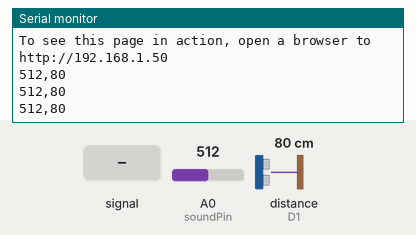
Simulated run of this program. Board: Arduino MKR. Shown: the last lines printed to the serial monitor. Wiring (inferred from the names in the program): ultrasonic range finder: trigger D2; echo D1. Inputs (shaded band) come from the test bench; at power-on: distance to the obstacle (sensor on D1) 80 cm, A0 (soundPin) = 512. The echo pulse lasts 58.3 µs per cm; WiFi joins after 1.5 s; servers stay silent unless stated.

Above: at 12.7 s.
12.8 s: A0 (soundPin) fed a 200 Hz sine of ±81 counts around its level
At 13.4 s:
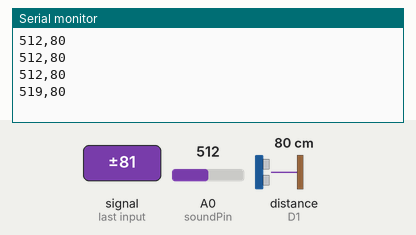
14.3 s: distance to the obstacle (sensor on D1) set to 18 cm
At 14.9 s:
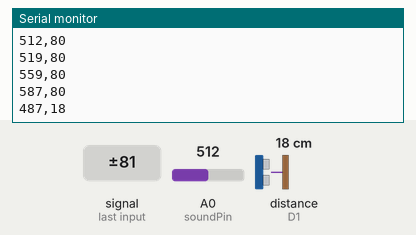
15.8 s: A0 (soundPin) set to 716
At 16.5 s:
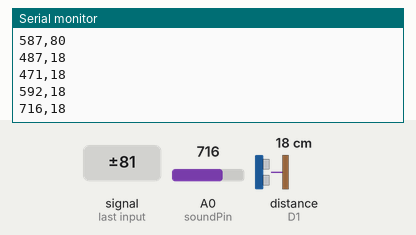
17.3 s: A0 (soundPin) fed a 1000 Hz sine of ±255 counts around its level
At 18.0 s:
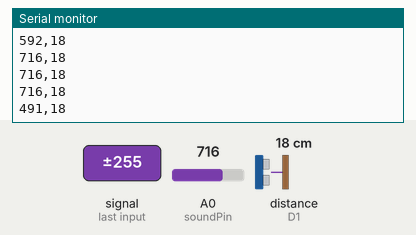
18.8 s: distance to the obstacle (sensor on D1) set to 35 cm
At 19.5 s:
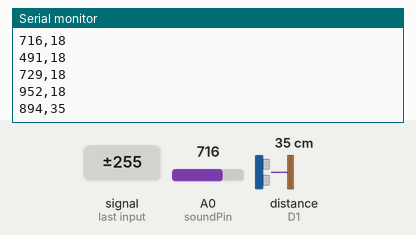
20.3 s: A0 (soundPin) set to 900
At 21.0 s:
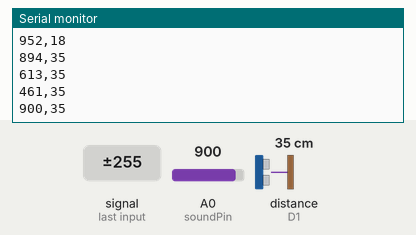
Timing chart, 0 to 22.8 s (numbered marks = the images above; inputs shaded):
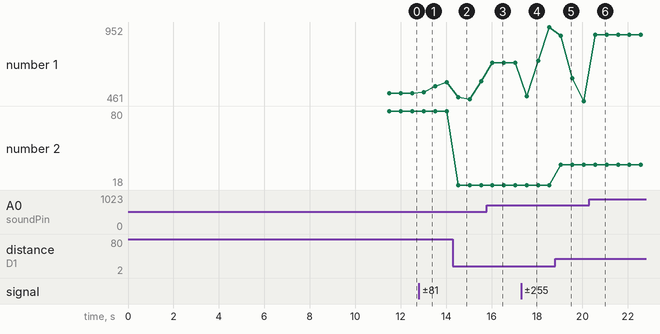

The program:

main.cpp
```cpp
/*
Titre : Collecte de données du microcontrôleur Arduino vers Postgresql
Auteur: Adonis Rebano
Date : 25/05/2023
Description : Le but de ce projet est de collecter des données en utilisant les composants suivants
              afin de les enregistrer dans la base de données et d'utiliser les données collectées à
              des fins statistiques.
Version : 0.0.1
*/

/*-----on faire notre declaration pour la librairie dont on besoin dans notre projet-----*/
#include <Arduino.h>
#include <SPI.h>
#include <WiFi101.h>

/*-----on definit notre SSID et notre mot de passe------*/
// char ssid[] = "BELL209";
// char pass[] = "65E14F2C5217";

char ssid[] = "UNIFI_IDO1";
char pass[] = "42Bidules!";

int status = WL_IDLE_STATUS;

WiFiServer server(80);
WiFiClient client = server.available();

/*-----on definit le delai different qu'on utilise dans notre projet-----*/
const int echoPin = 1;
const int trigPin = 2;
const int soundPin = A0;

long duration, cm, inches;

int bikeCounter = 0;
int vehicleCounter = 0;

/*-----une fonction qui affiche l'état actuel du WiFi et les informations associées-----*/
void printWifiStatus() {
  Serial.print("SSID: ");
  Serial.println(WiFi.SSID());

  IPAddress ip = WiFi.localIP();
  Serial.print("IP Address: ");
  Serial.println(ip);

  long rssi = WiFi.RSSI();
  Serial.print("signal strength (RSSI):");
  Serial.print(rssi);
  Serial.println(" dBm");

  Serial.print("To see this page in action, open a browser to http://");
  Serial.println(ip);
}

/*-----une fonction pour vérifier la version du firmware-----*/
void enable_WiFi() {
  String fv = WiFi.firmwareVersion();
  if (fv < "1.0.0") {
    Serial.println("Please upgrade the firmware");
  }
}

/*-----une fonction qui tente de se connecter au réseau Wifi-----*/
void connect_WiFi() {
  while (status != WL_CONNECTED) {
    Serial.print("Attempting to connect to SSID: ");
    Serial.println(ssid);
    status = WiFi.begin(ssid, pass);
    delay(10000);
  }
}

/*-----on crée la base pour notre HTML pour afficher le compte actuel sur le web-----*/
void printWEB() {
  if (client) {
    String currentLine = "";
    while (client.connected()) {
      if (client.available()) {
        char c = client.read();
        if (c == '\n') {
          if (currentLine.length() == 0) {
            client.print("<!DOCTYPE html><html><head><title>Compteur de Traffic</title>");
            client.print("<meta name=\"viewport\" content=\"width=device-width, initial-scale=1\">");
            client.print("<link rel=\"icon\" href=\"data:,\"><style>body {text-align: center;font-family: \"Trebuchet MS\", Arial;}");
            client.print("table {border-collapse: collapse;width: 35%;margin-left: auto;margin-right: auto;}");
            client.print("th {padding: 12px;background-color: #c74a4a;color: white;}");
            client.print("tr {border: 1px solid #ddd;padding: 12px;}");
            client.print("tr:hover {background-color: #bcbcbc;}");
            client.print("td {border: none;padding: 12px;}");
            client.print("</style>");
            client.print("<meta http-equiv=\"refresh\" content=\"3\">");                            // actualisation automatique de la page web toutes les 3 secondes
            client.print("</head><body>");
            client.print("<h1>Compteur de Traffic</h1>");
            client.print("<table><tr>");
            client.print("<th colspan=\"4\" style=\"text-align:center\">COMPTE ACTUEL</th>");
            client.print("</tr><tr>");
            client.print("<td>Voiture</td><td>" + String(vehicleCounter) + "</td>");
            client.print("<td>Velo</td><td>" + String(bikeCounter) + "</td></tr>");
            client.print("</table></body></html>");

            String request = client.readStringUntil('\r');
            client.flush();
            break;
          } else {
            currentLine = "";
          }
        } else if (c != '\r') {
          currentLine += c;
        }
      }
    }
    client.stop();
  }
}

void setup() {

  Serial.begin(9600);               //  on fait notre initialisation pour le moniteur série

  /*-----on definit notre broche pour l'entree et sortie-----*/
  pinMode(trigPin, OUTPUT);
  pinMode(echoPin, INPUT);
  pinMode(soundPin, INPUT);

  while (!Serial);

/*-----on appelle notre fonction pour connecter sur le reseaux et afficher l'etat actuel*/
  enable_WiFi();
  connect_WiFi();
  server.begin();
  printWifiStatus();
}

void loop() {
  /*-----Par défaut, le capteur est déclenché par une impulsion haute, et pour garantir l'obtention d'une impulsion haute propre, on fournit une valeur basse.-----*/
  digitalWrite(trigPin, LOW);
  delayMicroseconds(2);
  digitalWrite(trigPin, HIGH);
  delayMicroseconds(10);
  digitalWrite(trigPin, LOW);

  /*-----La fonction pulseIn() attend le début de l'impulsion avant de commencer à mesurer sa durée.-----*/
  duration = pulseIn(echoPin, HIGH);

  /*-----on convertit le temps en une distance en utilisant les calculs suivants.-----*/
  cm = (duration / 2) / 29.1;
  inches = (duration / 2) / 74;

  /*-----on definit notre variable pour notre capteur de son-----*/
  int val;
  val = analogRead(soundPin);
  // Serial.println(val);         //on a commenté cette ligne parce qu'on l'utilise seulement pour tester et observer les valeurs sur le moniteur série

  // if (val > 150 && cm > 70 && cm < 200){              // la condition qu'on a utilisée dans le test réel concerne le passage d'une voiture dans la rue
    if (val > 65 && cm > 10){
    Serial.print(val);
    vehicleCounter++;
    Serial.print(",");
    Serial.println(cm);
  }
  // else if (val > 50 && val < 150 && cm < 70) {          // la condition qu'on a utilisée dans le test réel concerne le passage d'un vélo dans la rue
    else if (val > 30 && val < 50 && cm < 10) {
    Serial.print(val);
    bikeCounter++;
    Serial.print(",");
    Serial.println(cm);
  } else {

  }

  delay(500);

  client = server.available();

  if (client) {
    printWEB();
  }
}
```

Measured:
- after the input at 12.8 s, the serial monitor: prints a new line after 0.23 s (image 1)
- after the input at 14.3 s, the serial monitor: prints a new line after 0.24 s (image 2)
- after the input at 15.8 s, the serial monitor: prints a new line after 0.24 s (image 3)
- after the input at 17.3 s, the serial monitor: prints a new line after 0.25 s (image 4)
- after the input at 18.8 s, the serial monitor: prints a new line after 0.26 s (image 5)
- after the input at 20.3 s, the serial monitor: prints a new line after 0.26 s (image 6)
- plotted number 1: 512 → 587 after the input at 12.8 s, 592 → 716 after the input at 15.8 s, 716 → 952 after the input at 17.3 s, 952 → 461 after the input at 18.8 s, 461 → 900 after the input at 20.3 s
- plotted number 2: 80 → 18 after the input at 14.3 s, 18 → 35 after the input at 18.8 s
